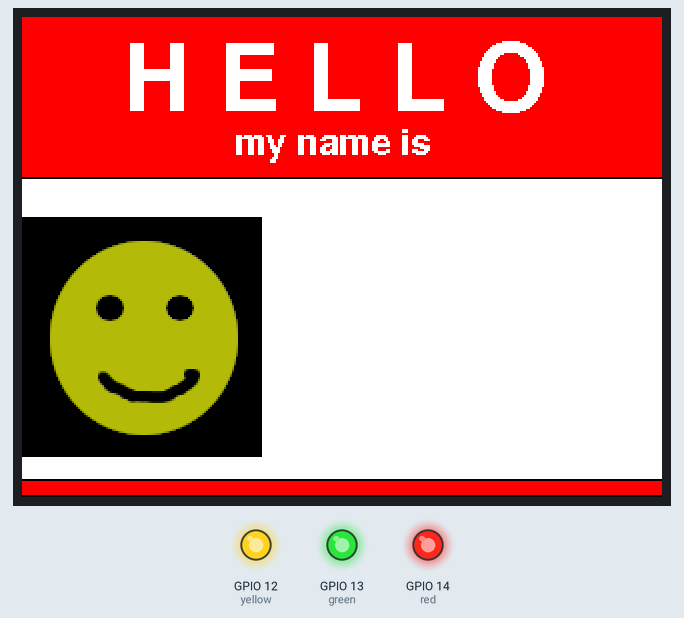
Recording of a sketch running on a simulated ESP32. Parts: 320×240 colour display, output pins drawn as LEDs (lit = HIGH).

Above: at 0.4 s.
Timing chart, 0 to 130.0 s (numbered marks = the images above):
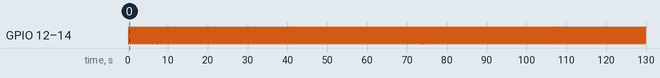

Measured:
- by itself, GPIO 12 (yellow), GPIO 13 (green), GPIO 14 (red): alternates HIGH for 0.25 s and LOW for 0.25 s

The sketch:

esp32-badge-hello-led.ino
```cpp
#include <SPI.h>
#include <Adafruit_GFX.h>
#include <Adafruit_ILI9341.h>
#include <Fonts/FreeSansBold24pt7b.h>
#include <Fonts/FreeSansBold9pt7b.h>
#include <Fonts/FreeSansOblique18pt7b.h>
#include "mypicture.h"

Adafruit_ILI9341 tft = Adafruit_ILI9341(15, 4, 23, 18, 2, 19);

const char* my_name  = "";  // TODO: put your name here

void setup() {
  tft.begin();
  tft.setRotation(3);

  // Draw badge background
  tft.fillRect(0, 0, 320, 80, ILI9341_RED);
  tft.fillRect(0, 81, 320, 150, ILI9341_WHITE);
  tft.fillRect(0, 232, 320, 7, ILI9341_RED);

  tft.setFont(&FreeSansBold24pt7b);
  tft.setTextColor(ILI9341_WHITE);
  tft.setCursor(50, 46);
  tft.print("H E L L O");

  tft.setFont(&FreeSansBold9pt7b);
  tft.setTextColor(ILI9341_WHITE);
  tft.setCursor(106, 68);
  tft.print("my name is");

  int16_t  x1, y1;
  uint16_t wd, ht;
  tft.setFont(&FreeSansOblique18pt7b);
  // Get the size of the displayed name using this font so we can center it
  tft.getTextBounds(my_name, 10, 50, &x1, &y1, &wd, &ht);

  tft.setCursor(220 - (wd / 2), 120 + ht);
  tft.setTextColor(ILI9341_BLACK);
  tft.print(my_name);

  tft.drawRGBBitmap(0, 100, (uint16_t *)mypicture, 120, 120);

  // Set up the LED GPIO pins
  pinMode(14, OUTPUT);  // red
  pinMode(12, OUTPUT);  // yellow
  pinMode(13, OUTPUT);  // green
}

void loop() {

  digitalWrite(14, HIGH);
  digitalWrite(12, HIGH);
  digitalWrite(13, HIGH);

  delay(250);

  digitalWrite(14, LOW);
  digitalWrite(12, LOW);
  digitalWrite(13, LOW);

  delay(250);
}
```

Source omitted: mypicture.h (data table, 138924 bytes)
